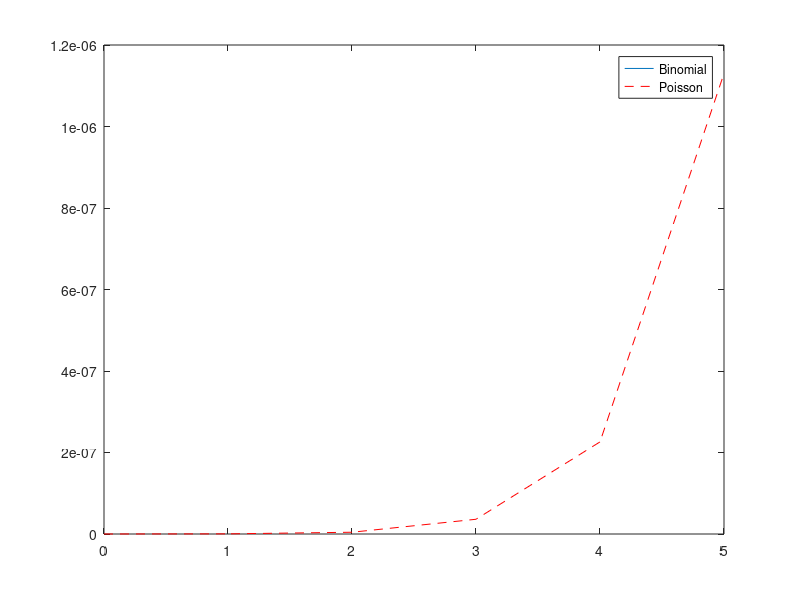

MATLAB code to generate this figure:
% approx. of Binomial distr. by Poisson Distr.
% If n >= 30, p <= 0.05, then Bino(n,p) = approx = Poisson(lambda = np)

n = input('n (n >= 30) = ');
p = input('p  (p <= 0.05) = ');

lambda = n * p; % the parameter for the corresponding Poisson Distribution

%Bino(n, p)
k = 0 : n;
bpdf = binopdf(k, n, p);

%Poisson(lambda)
ppdf = poisspdf(k, lambda);

%Compare the two distributions graphically
plot(k, bpdf, k, ppdf, 'r--')
legend('Binomial', 'Poisson')

%Try with different values (n,p) = (30, 0.05), (100,0.05), (1000, 0.3)
% (10, 0.6) and see the different approximations (or lack of)
